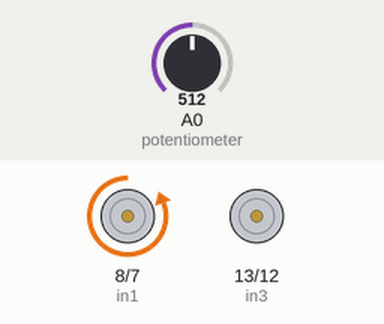
Bench run of a sketch on a simulated Arduino Uno, built with avr-gcc and run on an emulated ATmega328P. On the bench: motor-driver pin pairs drawn as motors (green arrow = first pin HIGH = forward, orange = second pin HIGH = backward, longer = more drive, scaled by the enable pin). The test bench sets the inputs (shaded band); at power-on: A0 (potentiometer) = 512.

Above: at 1.2 s.
1.3 s: A0 (potentiometer) set to 716
At 2.3 s:
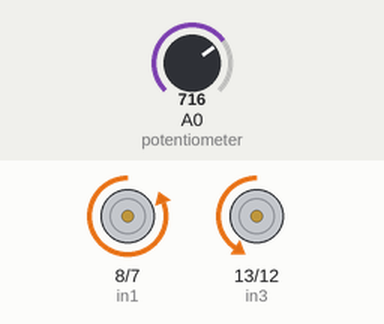
2.8 s: A0 (potentiometer) set to 900
At 3.4 s:
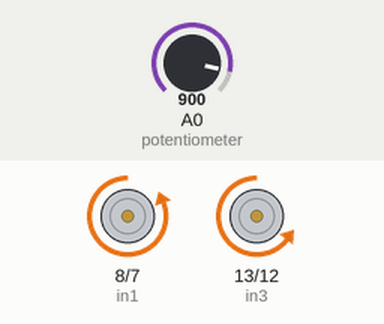
4.3 s: A0 (potentiometer) set to 511
At 5.5 s:
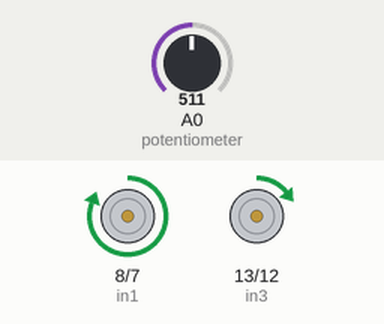
5.8 s: A0 (potentiometer) set to 306
At 6.9 s:
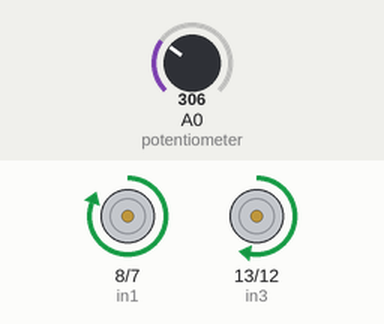
7.3 s: A0 (potentiometer) set to 122
At 8.0 s:
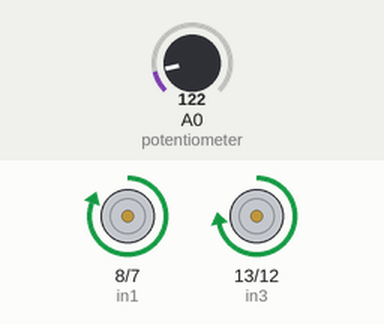
Timing chart, 0 to 9.8 s (numbered marks = the images above; inputs shaded):
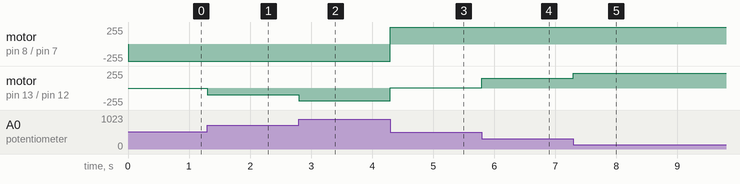

The sketch:

Controlling_12V_DC_Motors.ino
```cpp
//Coded by: Mohamed Badawi
//github:"https://github.com/MohamedBadawi32"

int in1 = 8, in2 = 7, ena = 9, in3 = 13, in4 = 12, enb = 11;  //declaring inputs, enable, and potentiometer pins
int vpot;

void setup() {
  pinMode(in1, OUTPUT); //set as an outputs to change direction of rotation
  pinMode(in2, OUTPUT);
  pinMode(in3, OUTPUT);
  pinMode(in4, OUTPUT);
  pinMode(ena, INPUT);  //set as an input to upload the potentiometer position to achieve speed altering
  pinMode(enb, INPUT);
  }

void loop() {

  vpot = analogRead(A0); //reads the potentiometer's position from A0 analog pin

    if(vpot<512){
  digitalWrite(in1, HIGH);
  digitalWrite(in2, LOW);
  digitalWrite(in3, HIGH);
  digitalWrite(in4, LOW);
  vpot = map(0, vpot, 1023, 0, 255);
  analogWrite(ena, vpot);
  analogWrite(enb, vpot);
  }

    else{
  digitalWrite(in1, LOW);
  digitalWrite(in2, HIGH);
  digitalWrite(in3, LOW);
  digitalWrite(in4, HIGH);
  vpot = map(vpot, 0, 1023, 0, 512);
  analogWrite(ena, vpot);
  analogWrite(enb, vpot);
  }
}
//the if function was added to set a range for either moving forwards and backwards
```

Measured:
- after the input at 1.3 s, motor on pin 13 (in3) / pin 12 (in4): stopped → backward 102/255 at once
- after the input at 2.8 s, motor on pin 13 (in3) / pin 12 (in4): backward 102/255 → backward 194/255 at once
- after the input at 4.3 s, motor on pin 8 (in1) / pin 7 (in2): backward 255/255 → forward 255/255 at once; motor on pin 13 (in3) / pin 12 (in4): backward 194/255 → forward 2/255 at once
- after the input at 5.8 s, motor on pin 13 (in3) / pin 12 (in4): forward 2/255 → forward 148/255 at once
- after the input at 7.3 s, motor on pin 13 (in3) / pin 12 (in4): forward 148/255 → forward 222/255 at once
